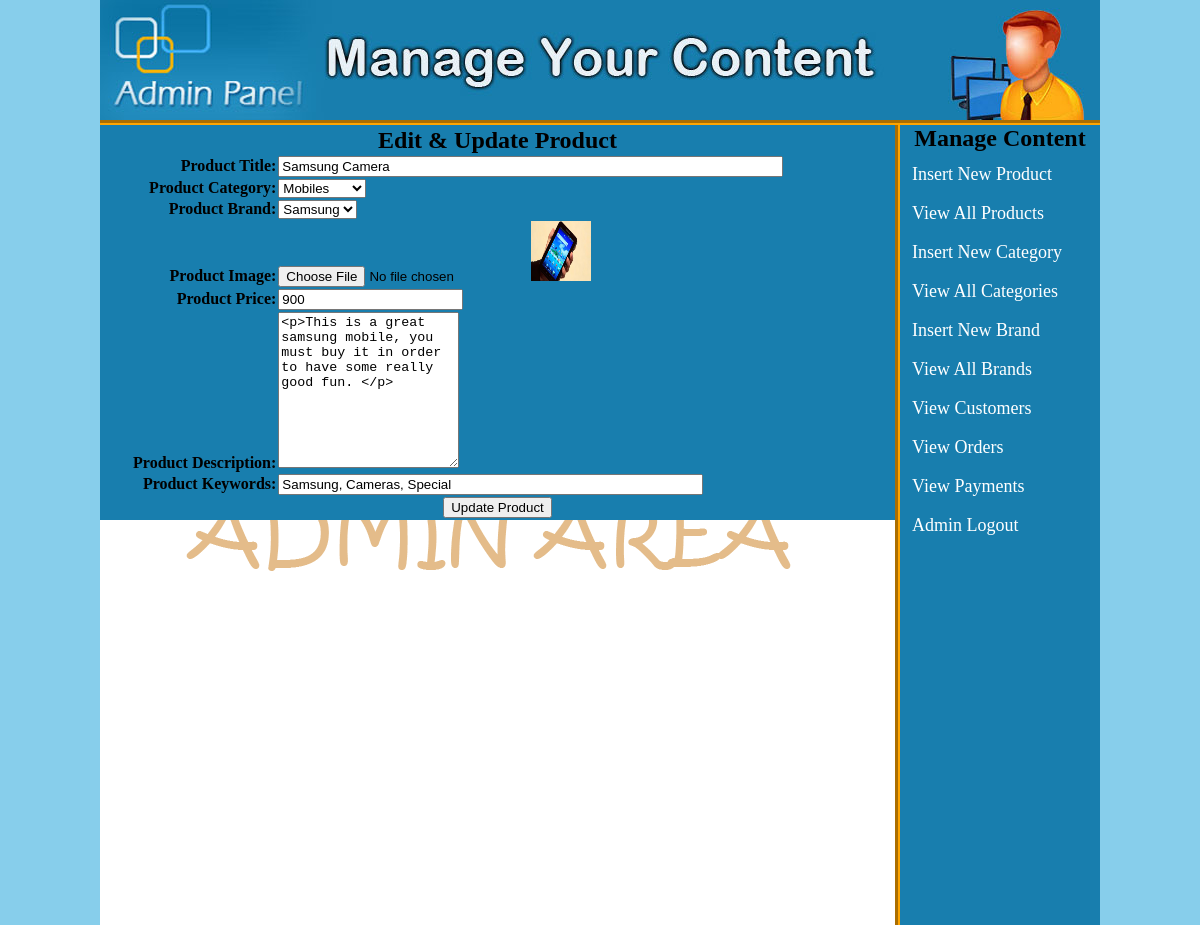
/admin_area/index.php?edit_pro=5 (signed in), run on the app's committed database.
### tables this page shows
CREATE TABLE `products` (
  `product_id` int(100) NOT NULL,
  `product_cat` int(100) NOT NULL,
  `product_brand` int(100) NOT NULL,
  `product_title` varchar(255) NOT NULL,
  `product_price` int(100) NOT NULL,
  `product_desc` text NOT NULL,
  `product_image` text NOT NULL,
  `product_keywords` text NOT NULL
);

CREATE TABLE `categories` (
  `cat_id` int(100) NOT NULL,
  `cat_title` text NOT NULL
);

CREATE TABLE `brands` (
  `brand_id` int(100) NOT NULL,
  `brand_title` text NOT NULL
);

### admin_area/edit_pro.php (the view, shortened to what this page needs)
<?php
if(!isset($_SESSION['user_email'])){
	echo "<script>window.open('login.php?not_admin=You are not an Admin!','_self')</script>";
}
else {
?>
<!DOCTYPE>
<?php
include("includes/db.php");
if(isset($_GET['edit_pro'])){
	$get_id = $_GET['edit_pro'];
	$get_pro = "select * from products where product_id='$get_id'";
	$run_pro = mysqli_query($con, $get_pro);
	$row_pro=mysqli_fetch_array($run_pro);
		$pro_title = $row_pro['product_title'];
		$pro_image = $row_pro['product_image'];
		$pro_price = $row_pro['product_price'];
		$pro_desc = $row_pro['product_desc'];
		$pro_keywords = $row_pro['product_keywords'];
		$pro_cat = $row_pro['product_cat'];
		$pro_brand = $row_pro['product_brand'];
		$get_cat = "select * from categories where cat_id='$pro_cat'";
		$run_cat=mysqli_query($con, $get_cat);
		$row_cat=mysqli_fetch_array($run_cat);
		$category_title = $row_cat['cat_title'];
		$get_brand = "select * from brands where brand_id='$pro_brand'";
		$run_brand=mysqli_query($con, $get_brand);
		$row_brand=mysqli_fetch_array($run_brand);
		$brand_title = $row_brand['brand_title'];
}
?>
<html>
	<head>
	</head>
<body bgcolor="skyblue">
	<form action="" method="post" enctype="multipart/form-data">
		<table align="center" width="795" border="2" bgcolor="#187eae">
			<tr align="center">
				<td colspan="7"><h2>Edit & Update Product</h2></td>
			</tr>
			<tr>
				<td align="right"><b>Product Title:</b></td>
				<td><input type="text" name="product_title" size="60" value="<?php echo $pro_title;?>"/></td>
			</tr>
			<tr>
				<td align="right"><b>Product Category:</b></td>
				<td>
				<select name="product_cat" >
					<option><?php echo $category_title; ?></option>
				</select>
				</td>
			</tr>
			<tr>
				<td align="right"><b>Product Brand:</b></td>
				<td>
				<select name="product_brand" >
					<option><?php echo $brand_title; ?></option>
				</select>
				</td>
			</tr>
			<tr>
				<td align="right"><b>Product Image:</b></td>
				<td><input type="file" name="product_image" /><img src="product_images/<?php echo $pro_image; ?>" width="60" height="60"/></td>
			</tr>
			<tr>
				<td align="right"><b>Product Price:</b></td>
				<td><input type="text" name="product_price" value="<?php echo $pro_price;?>"/></td>
			</tr>
			<tr>
				<td align="right"><b>Product Description:</b></td>
				<td><textarea name="product_desc" cols="20" rows="10"><?php echo $pro_desc;?></textarea></td>
			</tr>
			<tr>
				<td align="right"><b>Product Keywords:</b></td>
				<td><input type="text" name="product_keywords" size="50" value="<?php echo $pro_keywords;?>"/></td>
			</tr>
			<tr align="center">
				<td colspan="7"><input type="submit" name="update_product" value="Update Product"/></td>
			</tr>
		</table>
	</form>
</body>
</html>
<?php } ?>

### admin_area/styles/style.css (style rules this page uses)
html, body, div, span, applet, object, iframe, h1, h2, h3, h4, h5, h6, p, blockquote, pre, a, abbr, acronym, address, big, cite, code, del, dfn, em, img, ins, kbd, q, s, samp, small, strike, strong, sub, sup, tt, var, b, u, i, center, dl, dt, dd, ol, ul, li, fieldset, form, label, legend, table, caption, tbody, tfoot, thead, tr, th, td, article, aside, canvas, details, embed, figure, figcaption, footer, header, hgroup, menu, nav, output, ruby, section, summary, time, mark, audio, video { margin: 0; padding: 0; border: 0; vertical-align: baseline; }
body { background:skyblue; }

### data on the page
products: product_title "Samsung Camera", product_image (picture), product_price "900", product_desc "<p>This is a great samsung mobile, you must buy it in order to have some really good fun. </p>", product_keywords "Samsung, Cameras, Special"
categories: product_cat "Mobiles"
brands: product_brand "Samsung"
